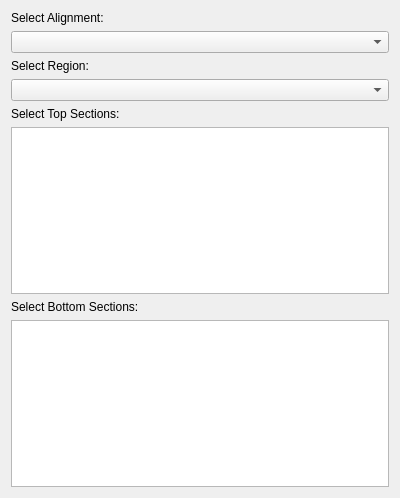
<?xml version="1.0" encoding="UTF-8"?>
<ui version="4.0">
 <class>Dialog</class>
 <widget class="QDialog" name="Dialog">
  <property name="geometry">
   <rect>
    <x>0</x>
    <y>0</y>
    <width>400</width>
    <height>498</height>
   </rect>
  </property>
  <property name="windowTitle">
   <string>Dialog</string>
  </property>
  <layout class="QVBoxLayout" name="verticalLayout_2">
   <item>
    <layout class="QVBoxLayout" name="verticalLayout">
     <item>
      <widget class="QLabel" name="l_alignment">
       <property name="text">
        <string>Select Alignment:</string>
       </property>
      </widget>
     </item>
     <item>
      <widget class="QComboBox" name="cb_alignment"/>
     </item>
     <item>
      <widget class="QLabel" name="l_region">
       <property name="text">
        <string>Select Region:</string>
       </property>
      </widget>
     </item>
     <item>
      <widget class="QComboBox" name="cb_region"/>
     </item>
     <item>
      <widget class="QLabel" name="l_tops">
       <property name="text">
        <string>Select Top Sections:</string>
       </property>
      </widget>
     </item>
     <item>
      <widget class="QListWidget" name="lw_tops">
       <property name="selectionMode">
        <enum>QAbstractItemView::MultiSelection</enum>
       </property>
      </widget>
     </item>
     <item>
      <widget class="QLabel" name="l_bottoms">
       <property name="text">
        <string>Select Bottom Sections:</string>
       </property>
      </widget>
     </item>
     <item>
      <widget class="QListWidget" name="lw_bottoms">
       <property name="selectionMode">
        <enum>QAbstractItemView::MultiSelection</enum>
       </property>
      </widget>
     </item>
    </layout>
   </item>
  </layout>
 </widget>
 <resources/>
 <connections/>
</ui>
